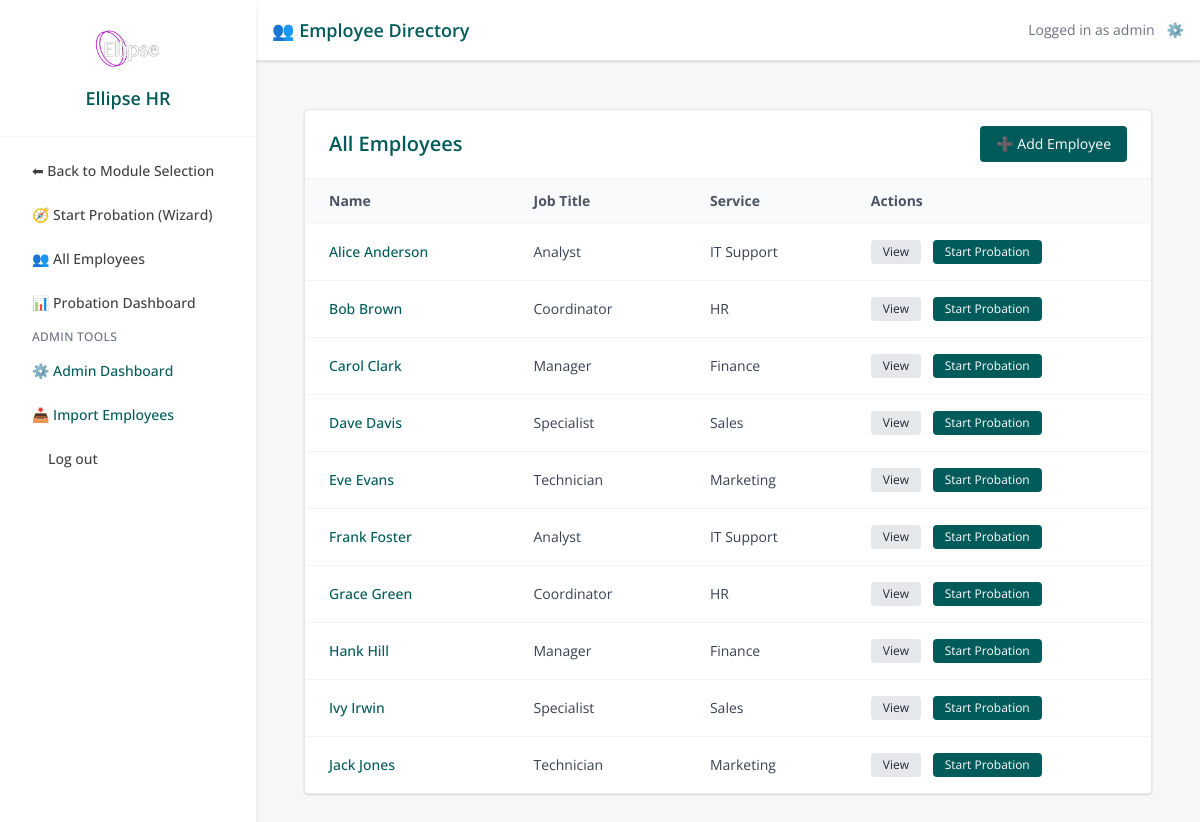
/probation/employees (signed in), run on an earlier commit of the app's database.
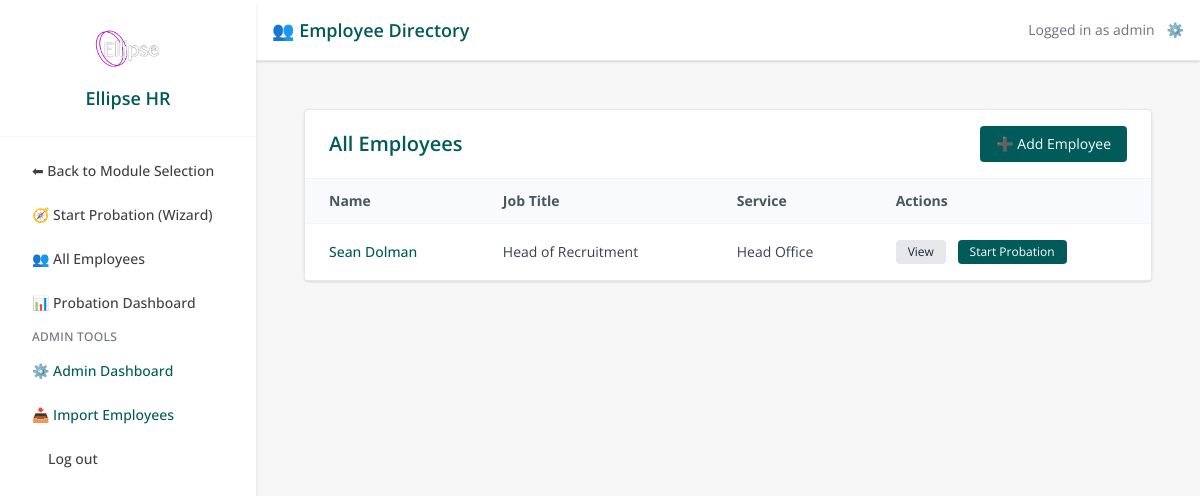
And on a later commit of the database.
### pip_app/models.py (models this page shows, shortened)
class User(db.Model, UserMixin):
    id = db.Column(db.Integer, primary_key=True)
    username = db.Column(db.String(80), unique=True, nullable=False)
    email = db.Column(db.String(120), unique=True, nullable=False)
    password_hash = db.Column(db.String(200), nullable=False)
    admin_level = db.Column(db.Integer, default=0)  # 0 = line mgr, 1 = admin, 2 = superuser
    team_id = db.Column(db.Integer, nullable=True)
    def is_superuser(self):
        return self.admin_level == 2

class Employee(db.Model):
    id = db.Column(db.Integer, primary_key=True)
    first_name = db.Column(db.String(100))
    last_name = db.Column(db.String(100))
    job_title = db.Column(db.String(100))
    line_manager = db.Column(db.String(100))
    service = db.Column(db.String(100))
    start_date = db.Column(db.Date)
    team_id = db.Column(db.Integer)
    email = db.Column(db.String(120), nullable=True)
    pips = db.relationship('PIPRecord', back_populates='employee', lazy=True)

### app.py (the view)
@app.route('/probation/employees')
@login_required
def probation_employee_list():
    session['active_module'] = 'Probation'
    employees = Employee.query.all()
    return render_template('probation_employee_list.html', employees=employees)

### app.py (called while the page is built)
@app.context_processor
def inject_module():
    return dict(active_module=session.get('active_module'))

@app.context_processor
def inject_csrf_token():
    return dict(csrf_token=generate_csrf)

@login_manager.user_loader
def load_user(user_id):
    return db.session.get(User, int(user_id))

@app.before_request
def set_active_module():
    path = request.path.lower()
    if path.startswith('/pip/') or \
       path.startswith('/employee/') or \
       path in ['/dashboard', '/pip_list', '/employee/list', '/employee/add', '/pip/select-employee']:
        session['active_module'] = 'PIP'
    elif path.startswith('/probation/'):
        session['active_module'] = 'Probation'
    elif path == '/':
        session.pop('active_module', None)

@app.context_processor
def inject_csrf_token():
    return dict(csrf_token=generate_csrf)

### templates/probation_employee_list.html (shortened to what this page needs)
{% extends "base.html" %}
{% block page_title %}👥 Employee Directory{% endblock %}
{% block content %}
<div class="max-w-6xl mx-auto p-6">
  <div class="bg-white rounded shadow border border-gray-200 overflow-hidden">
    <div class="px-6 py-4 border-b border-gray-100 flex justify-between items-center">
      <h1 class="text-xl font-semibold text-ellipse-teal">All Employees</h1>
      <a href="{{ url_for('add_employee') }}"
         class="text-sm bg-ellipse-teal hover:bg-ellipse-hover text-white px-4 py-2 rounded">
        ➕ Add Employee
      </a>
    </div>
    <div class="overflow-x-auto">
      <table class="min-w-full divide-y divide-gray-100 text-sm text-left">
        <thead class="bg-gray-50 text-gray-600 font-medium">
          <tr>
            <th class="px-6 py-3">Name</th>
            <th class="px-6 py-3">Job Title</th>
            <th class="px-6 py-3">Service</th>
            <th class="px-6 py-3">Actions</th>
          </tr>
        </thead>
        <tbody class="bg-white divide-y divide-gray-100">
          {% for emp in employees %}
          <tr class="hover:bg-gray-50 transition">
            <td class="px-6 py-4 font-medium text-ellipse-gray whitespace-nowrap">
              <a href="{{ url_for('employee_detail', employee_id=emp.id) }}"
                 class="text-ellipse-teal hover:underline">
                {{ emp.first_name }} {{ emp.last_name }}
              </a>
            </td>
            <td class="px-6 py-4 text-gray-700">{{ emp.job_title }}</td>
            <td class="px-6 py-4 text-gray-700">{{ emp.service }}</td>
            <td class="px-6 py-4 whitespace-nowrap">
              <a href="{{ url_for('employee_detail', employee_id=emp.id) }}"
                 class="inline-block text-xs bg-gray-200 hover:bg-gray-300 text-gray-800 px-3 py-1 rounded mr-2">
                View
              </a>
              <a href="{{ url_for('create_probation', employee_id=emp.id) }}"
                 class="inline-block text-xs bg-ellipse-teal hover:bg-ellipse-hover text-white px-3 py-1 rounded">
                Start Probation
              </a>
            </td>
          </tr>
          {% else %}
          <tr>
            <td colspan="4" class="text-center text-gray-400 py-6">No employees found.</td>
          </tr>
          {% endfor %}
        </tbody>
      </table>
    </div>
  </div>
</div>
{% endblock %}

### templates/base.html (shortened to what this page needs)
<!DOCTYPE html>
<html lang="en">
<head>
  <link rel="stylesheet" href="{{ url_for('static', filename='css/tokens.css') }}">
  <link rel="stylesheet" href="{{ url_for('static', filename='css/ui.css') }}">
  <script src="https://cdn.tailwindcss.com"></script>
</head>
<body class="text-ellipse-gray font-sans overflow-x-hidden {% if layout != 'fullscreen' %}bg-ellipse-light min-h-screen{% endif %}">
{% if layout != 'fullscreen' and not hide_sidebar %}
<div class="flex flex-col md:flex-row min-h-screen">
  {% if current_user.is_authenticated and active_module %}
    <aside id="sidebarMenu"
      class="w-64 bg-white shadow-md fixed top-0 left-0 h-screen overflow-y-auto z-40 transform -translate-x-full transition-transform duration-300 ease-in-out md:translate-x-0 md:block">
      <div class="p-6 border-b border-ellipse-light text-center">
        <img src="{{ url_for('static', filename='images/logo.avif') }}" alt="Ellipse HR Logo" class="h-12 w-auto mx-auto mb-3" />
        <h1 class="text-lg font-semibold text-ellipse-teal">Ellipse HR</h1>
      </div>
      <nav class="p-4 space-y-2 text-sm font-medium">
        <a
  href="/"
  class="block px-4 py-2 rounded hover:bg-ellipse-light text-ellipse-gray"
>
  ⬅ Back to Module Selection
</a>
        {% if active_module == 'PIP' %}
          <a href="{{ url_for('create_pip_wizard') }}"
             class="block px-4 py-2 rounded hover:bg-ellipse-light text-ellipse-gray {% if request.endpoint == 'create_pip_wizard' %}bg-ellipse-light font-semibold text-ellipse-teal{% endif %}">
            ➕ Start New PIP (Wizard)
          </a>
          <a href="{{ url_for('employee_list') }}" class="block px-4 py-2 rounded hover:bg-ellipse-light text-ellipse-gray">👥 All Employees</a>
          <a href="{{ url_for('pip_list') }}" class="block px-4 py-2 rounded hover:bg-ellipse-light text-ellipse-gray">📋 View All PIPs</a>
          <a href="{{ url_for('dashboard') }}" class="block px-4 py-2 rounded hover:bg-ellipse-light text-ellipse-gray">📊 Dashboard</a>
        {% elif active_module == 'Probation' %}
          <a href="{{ url_for('probation_create_wizard') }}"
          class="block px-4 py-2 rounded hover:bg-ellipse-light text-ellipse-gray {% if request.endpoint == 'probation_create_wizard' %}bg-ellipse-light font-semibold text-ellipse-teal{% endif %}">
            🧭 Start Probation (Wizard)
              </a>
            <a href="{{ url_for('employee_list') }}" class="block px-4 py-2 rounded hover:bg-ellipse-light text-ellipse-gray">
            👥 All Employees
              </a>
                  <a href="{{ url_for('probation_dashboard') }}" class="block px-4 py-2 rounded hover:bg-ellipse-light text-ellipse-gray">
                   📊 Probation Dashboard
                  </a>
          {% endif %}
        {% if current_user.is_superuser() %}
          <div class="mt-4 mb-1 text-xs uppercase tracking-wide text-gray-500 px-4">Admin Tools</div>
          <a href="{{ url_for('admin_dashboard') }}" class="block px-4 py-2 rounded hover:bg-ellipse-light text-[#005b5a] {% if request.endpoint == 'admin_dashboard' %}bg-ellipse-light font-semibold{% endif %}">⚙️ Admin Dashboard</a>
          <a href="{{ url_for('employee_import') }}" class="block px-4 py-2 rounded hover:bg-ellipse-light text-[#005b5a] {% if request.endpoint == 'employee_import' %}bg-ellipse-light font-semibold{% endif %}">📥 Import Employees</a>
        {% endif %}
        <form action="/logout" method="POST" class="px-4">
    <button
      type="submit"
      class="w-full text-left px-4 py-2 rounded hover:bg-ellipse-red/10 text-ellipse-red text-sm"
    >
      Log out
    </button>
</form>
      </nav>
    </aside>
  {% endif %}
{% endif %}
<main id="main" class="flex-1 {% if not hide_sidebar %}md:ml-64{% endif %}">
  {% if layout != 'fullscreen' and current_user.is_authenticated and active_module and not hide_sidebar %}
    <header class="bg-white shadow p-4 flex justify-between items-center border-b border-gray-200">
      <h2 class="text-lg font-semibold text-ellipse-teal">{% block page_title %}{% endblock %}</h2>
      <div class="flex items-center space-x-3 text-sm text-gray-500">
        <span>Logged in as {{ current_user.username }}</span>
        {% if current_user.is_superuser() %}
          <a href="{{ url_for('admin_dashboard') }}" class="text-ellipse-teal hover:text-ellipse-hover" title="Admin Tools">⚙️</a>
        {% endif %}
      </div>
    </header>
  {% endif %}
  <div class="{% if layout != 'fullscreen' %}p-4 sm:p-6 max-w-7xl mx-auto{% endif %}">
    {% block content %}{% endblock %}
  </div>
</main>
{% if layout != 'fullscreen' and not hide_sidebar %}
</div>
{% endif %}
</body>
</html>

### static/css/tokens.css (style rules this page uses)
:root { --color-brand-50: #e8f3f2; --color-brand-100: #cfe7e6; --color-brand-200: #a4d1cf; --color-brand-300: #75bbb7; --color-brand-400: #2e9e99; --color-brand-500: #008a86; --color-brand-600: #005b5a; --color-brand-700: #004746; --color-brand-800: #003635; --color-brand-900: #012929; --color-bg: #ffffff; --color-surface: #ffffff; --color-text: #111827; --color-subtle: #6b7280; --color-border: #e5e7eb; --color-success: #10b981; --color-warning: #f59e0b; --color-danger: #ef4444; --color-info: #3b82f6; --color-focus: rgba(0, 91, 90, 0.25); --space-0: 0; --space-1: 0.25rem; --space-2: 0.5rem; --space-3: 0.75rem; --space-4: 1rem; --space-5: 1.25rem; --space-6: 1.5rem; --radius-sm: 0.375rem; --radius-md: 0.5rem; --radius-lg: 0.75rem; --radius-xl: 1rem; --shadow-sm: 0 1px 2px rgba(0,0,0,0.06); --shadow-md: 0 4px 10px rgba(0,0,0,0.08); --font-sans: ui-sans-serif, system-ui, -apple-system, Segoe UI, Roboto, Inter, "Helvetica Neue", Arial, "Noto Sans", "Apple Color Emoji", "Segoe UI Emoji"; --fs-xs: 0.75rem; --fs-sm: 0.875rem; --fs-base: 1rem; --fs-lg: 1.125rem; --fs-xl: 1.25rem; }
.text-ellipse-teal { color: var(--color-brand-600); }
.bg-ellipse-teal { background-color: var(--color-brand-600); }
:where(button, [type="button"], [type="submit"], a, input, select, textarea):focus { outline: 2px solid transparent; box-shadow: 0 0 0 3px var(--color-focus); border-radius: inherit; }

### static/css/ui.css (style rules this page uses)
html, body { color: var(--color-text); background: var(--color-bg); font-family: var(--font-sans); font-size: var(--fs-base); }

### templates/base.html (style rules this page uses)
:root { --brand-primary:#005b5a; --brand-primary-600:#004746; --brand-bg:#f8fafc; --text:#111827; --muted:#6b7280; --radius:12px; }
body { color:var(--text); background:var(--brand-bg); }

What changed in the data, as far as the page shows it:
removed Employee: first_name "Alice", last_name "Anderson", job_title "Analyst", service "IT Support"
removed Employee: first_name "Bob", last_name "Brown", job_title "Coordinator", service "HR"
removed Employee: first_name "Carol", last_name "Clark", job_title "Manager", service "Finance"
removed Employee: first_name "Dave", last_name "Davis", job_title "Specialist", service "Sales"
removed Employee: first_name "Eve", last_name "Evans", job_title "Technician", service "Marketing"
removed Employee: first_name "Frank", last_name "Foster", job_title "Analyst", service "IT Support"
removed Employee: first_name "Grace", last_name "Green", job_title "Coordinator", service "HR"
removed Employee: first_name "Hank", last_name "Hill", job_title "Manager", service "Finance"
removed Employee: first_name "Ivy", last_name "Irwin", job_title "Specialist", service "Sales"
removed Employee: first_name "Jack", last_name "Jones", job_title "Technician", service "Marketing"
added Employee: first_name "Sean", last_name "Dolman", job_title "Head of Recruitment", service "Head Office"
